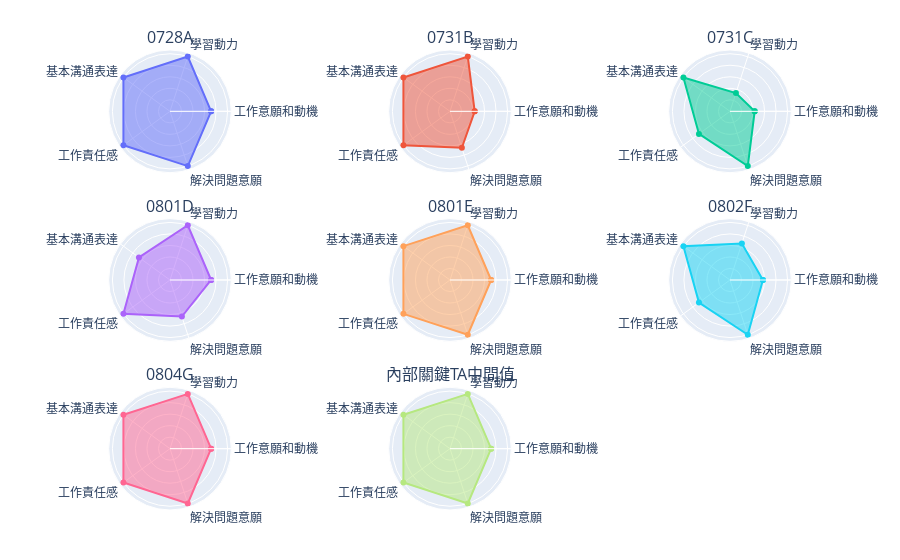

Source (notebook cell):
### Code cell
print("內部關鍵TA雷達圖")
radar_df = inside_ta_df.copy()
radar_df = pd.concat([radar_df, get_median_df(radar_df, ta=True)], axis=0, ignore_index= True)
generate_radar_charts(radar_df, radar_features, charts_per_row=3)

### Figure 1 — Plotly figure (JSON) as saved in the notebook; plotly's stock layout.template omitted (floating-point values rounded to 4 significant figures)
{"data": [{"fill": "toself", "name": "0728A", "r": [0.7143, 1, 1, 1, 1, 0.7143], "showlegend": false, "subplot": "polar", "theta": ["工作意願和動機", "學習動力", "基本溝通表達", "工作責任感", "解決問題意願", "工作意願和動機"], "type": "scatterpolar"}, {"fill": "toself", "name": "0731B", "r": [0.4286, 1, 1, 1, 0.6667, 0.4286], "showlegend": false, "subplot": "polar2", "theta": ["工作意願和動機", "學習動力", "基本溝通表達", "工作責任感", "解決問題意願", "工作意願和動機"], "type": "scatterpolar"}, {"fill": "toself", "name": "0731C", "r": [0.4286, 0.3333, 1, 0.6667, 1, 0.4286], "showlegend": false, "subplot": "polar3", "theta": ["工作意願和動機", "學習動力", "基本溝通表達", "工作責任感", "解決問題意願", "工作意願和動機"], "type": "scatterpolar"}, {"fill": "toself", "name": "0801D", "r": [0.7143, 1, 0.6667, 1, 0.6667, 0.7143], "showlegend": false, "subplot": "polar4", "theta": ["工作意願和動機", "學習動力", "基本溝通表達", "工作責任感", "解決問題意願", "工作意願和動機"], "type": "scatterpolar"}, {"fill": "toself", "name": "0801E", "r": [0.7143, 1, 1, 1, 1, 0.7143], "showlegend": false, "subplot": "polar5", "theta": ["工作意願和動機", "學習動力", "基本溝通表達", "工作責任感", "解決問題意願", "工作意願和動機"], "type": "scatterpolar"}, {"fill": "toself", "name": "0802F", "r": [0.5714, 0.6667, 1, 0.6667, 1, 0.5714], "showlegend": false, "subplot": "polar6", "theta": ["工作意願和動機", "學習動力", "基本溝通表達", "工作責任感", "解決問題意願", "工作意願和動機"], "type": "scatterpolar"}, {"fill": "toself", "name": "0804G", "r": [0.7143, 1, 1, 1, 1, 0.7143], "showlegend": false, "subplot": "polar7", "theta": ["工作意願和動機", "學習動力", "基本溝通表達", "工作責任感", "解決問題意願", "工作意願和動機"], "type": "scatterpolar"}, {"fill": "toself", "name": "內部關鍵TA中間值", "r": [0.7143, 1, 1, 1, 1, 0.7143], "showlegend": false, "subplot": "polar8", "theta": ["工作意願和動機", "學習動力", "基本溝通表達", "工作責任感", "解決問題意願", "工作意願和動機"], "type": "scatterpolar"}], "layout": {"annotations": [{"font": {"size": 16}, "showarrow": false, "text": "0728A", "x": 0.1, "xanchor": "center", "xref": "paper", "y": 1, "yanchor": "bottom", "yref": "paper"}, {"font": {"size": 16}, "showarrow": false, "text": "0731B", "x": 0.5, "xanchor": "center", "xref": "paper", "y": 1, "yanchor": "bottom", "yref": "paper"}, {"font": {"size": 16}, "showarrow": false, "text": "0731C", "x": 0.9, "xanchor": "center", "xref": "paper", "y": 1, "yanchor": "bottom", "yref": "paper"}, {"font": {"size": 16}, "showarrow": false, "text": "0801D", "x": 0.1, "xanchor": "center", "xref": "paper", "y": 0.6333, "yanchor": "bottom", "yref": "paper"}, {"font": {"size": 16}, "showarrow": false, "text": "0801E", "x": 0.5, "xanchor": "center", "xref": "paper", "y": 0.6333, "yanchor": "bottom", "yref": "paper"}, {"font": {"size": 16}, "showarrow": false, "text": "0802F", "x": 0.9, "xanchor": "center", "xref": "paper", "y": 0.6333, "yanchor": "bottom", "yref": "paper"}, {"font": {"size": 16}, "showarrow": false, "text": "0804G", "x": 0.1, "xanchor": "center", "xref": "paper", "y": 0.2667, "yanchor": "bottom", "yref": "paper"}, {"font": {"size": 16}, "showarrow": false, "text": "內部關鍵TA中間值", "x": 0.5, "xanchor": "center", "xref": "paper", "y": 0.2667, "yanchor": "bottom", "yref": "paper"}], "autosize": true, "margin": {"b": 50, "l": 100, "r": 100, "t": 50}, "polar": {"angularaxis": {"type": "category"}, "domain": {"x": [0, 0.2], "y": [0.7333, 1]}, "radialaxis": {"autorange": true, "range": [0, 1.043], "showticklabels": false, "type": "linear"}}, "polar2": {"angularaxis": {"type": "category"}, "domain": {"x": [0.4, 0.6], "y": [0.7333, 1]}, "radialaxis": {"autorange": true, "range": [0, 1.043], "showticklabels": false, "type": "linear"}}, "polar3": {"angularaxis": {"type": "category"}, "domain": {"x": [0.8, 1], "y": [0.7333, 1]}, "radialaxis": {"autorange": true, "range": [0, 1.043], "showticklabels": false, "type": "linear"}}, "polar4": {"angularaxis": {"type": "category"}, "domain": {"x": [0, 0.2], "y": [0.3667, 0.6333]}, "radialaxis": {"autorange": true, "range": [0, 1.043], "showticklabels": false, "type": "linear"}}, "polar5": {"angularaxis": {"type": "category"}, "domain": {"x": [0.4, 0.6], "y": [0.3667, 0.6333]}, "radialaxis": {"autorange": true, "range": [0, 1.043], "showticklabels": false, "type": "linear"}}, "polar6": {"angularaxis": {"type": "category"}, "domain": {"x": [0.8, 1], "y": [0.3667, 0.6333]}, "radialaxis": {"autorange": true, "range": [0, 1.043], "showticklabels": false, "type": "linear"}}, "polar7": {"angularaxis": {"type": "category"}, "domain": {"x": [0, 0.2], "y": [0, 0.2667]}, "radialaxis": {"autorange": true, "range": [0, 1.043], "showticklabels": false, "type": "linear"}}, "polar8": {"angularaxis": {"type": "category"}, "domain": {"x": [0.4, 0.6], "y": [0, 0.2667]}, "radialaxis": {"autorange": true, "range": [0, 1.043], "showticklabels": false, "type": "linear"}}, "polar9": {"domain": {"x": [0.8, 1], "y": [0, 0.2667]}}}}
